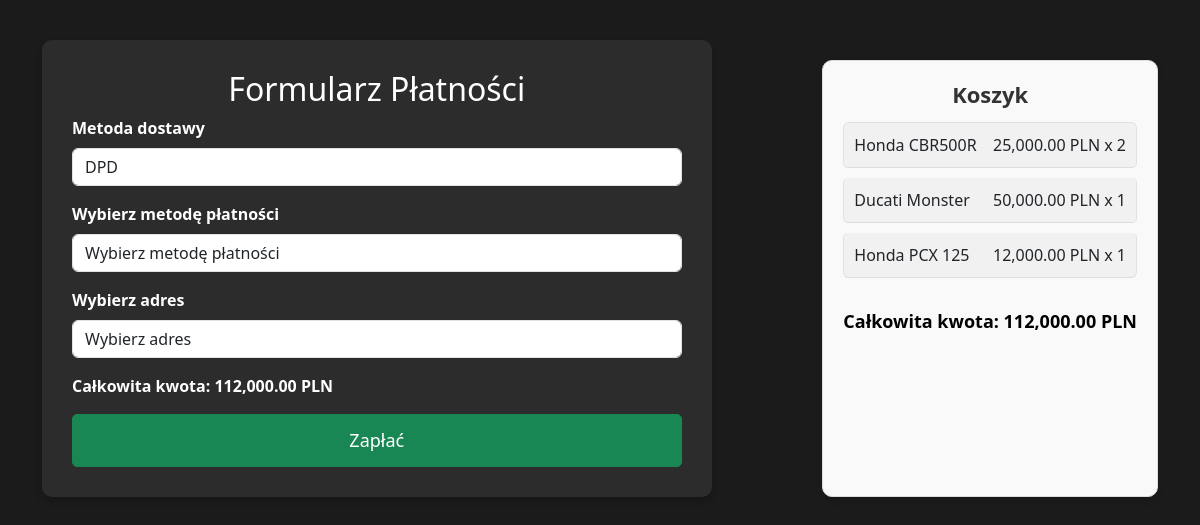
The page /platnosci.php (signed in) on the database as committed earlier.
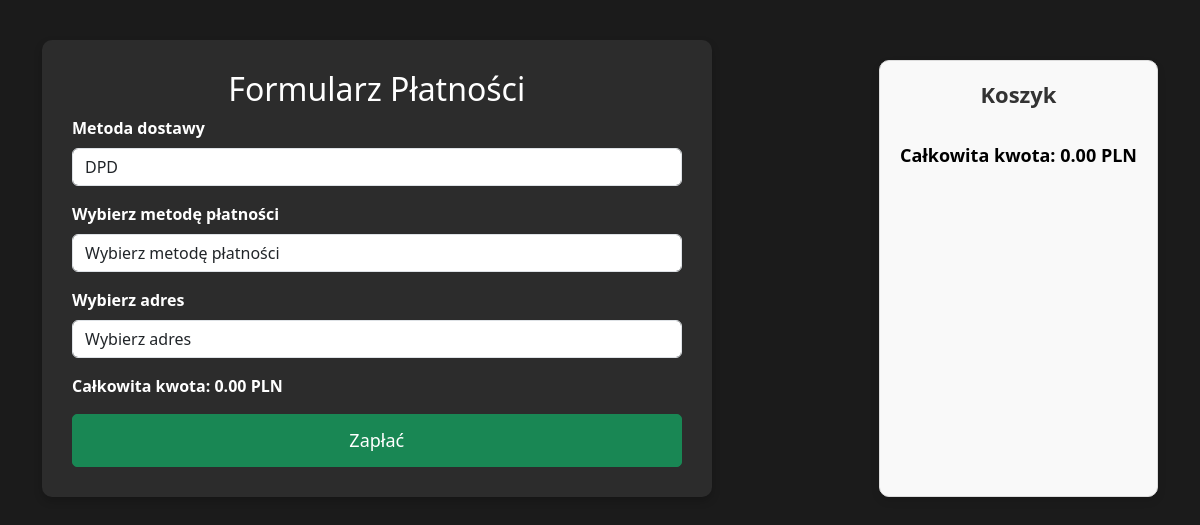
The same page on the database as committed later.
### tables this page shows
CREATE TABLE `carts` (
  `cart_id` int(11) NOT NULL,
  `user_id` int(11) NOT NULL,
  `product_id` int(11) NOT NULL,
  `product_name` varchar(255) NOT NULL,
  `product_price` decimal(10,2) NOT NULL,
  `quantity` int(11) DEFAULT 1
);

CREATE TABLE `products` (
  `id` int(11) NOT NULL,
  `name` varchar(255) NOT NULL,
  `image` varchar(255) NOT NULL,
  `Opis` varchar(255) NOT NULL,
  `price` decimal(10,2) NOT NULL,
  `category_id` int(11) DEFAULT NULL
);

### platnosci.php (the view, shortened to what this page needs)
<?php
include 'db.php';
function calculateTotalAmount($cartItems) {
    $totalAmount = 0;
    foreach ($cartItems as $item) {
        $totalAmount += $item['price'] * $item['quantity'];
    }
    return $totalAmount;
}
$cartItems = [];
$totalAmount = 0;
if (isset($_SESSION['user_id'])) {
    $userId = $_SESSION['user_id'];
    $stmt = $pdo->prepare("SELECT * FROM addresses WHERE user_id = ?");
    $stmt->execute([$userId]);
    $addresses = $stmt->fetchAll();
    $stmt = $pdo->prepare("
        SELECT c.product_id, p.name, p.price, c.quantity
        FROM carts c
        JOIN products p ON c.product_id = p.id
        WHERE c.user_id = ?
    ");
    $stmt->execute([$userId]);
    $cartItems = $stmt->fetchAll();
    $totalAmount = calculateTotalAmount($cartItems);
}
$stmt = $pdo->query("SELECT id, name FROM shipping_methods");
$shippingMethods = $stmt->fetchAll();
?>
<!DOCTYPE html>
<html lang="pl">
<head>
    <link rel="stylesheet" href="platnosci.css">
    <link href="https://cdn.jsdelivr.net/npm/bootstrap@5.3.3/dist/css/bootstrap.min.css" rel="stylesheet">
</head>
<body>
<div class="container">
    <div class="form-container">
        <h2>Formularz Płatności</h2>
        <form method="POST" id="paymentForm">
            <div class="mb-3">
                <label for="shipping" class="form-label">Metoda dostawy</label>
                <select name="shipping_method" id="shipping" class="form-control" required>
                    <?php foreach ($shippingMethods as $method): ?>
                        <option value="<?= $method['id'] ?>"><?= htmlspecialchars($method['name']) ?></option>
                    <?php endforeach; ?>
                </select>
            </div>
            <div class="mb-3">
                <label for="payment_method" class="form-label">Wybierz metodę płatności</label>
                <select class="form-control" id="payment_method" name="payment_method" required>
                    <option value="" disabled selected>Wybierz metodę płatności</option>
                </select>
            </div>
            <div class="mb-3">
                <label for="address_id" class="form-label">Wybierz adres</label>
                <?php if (count($addresses) > 0): ?>
                    <select name="address_id" id="address_id" class="form-control" required>
                        <option value="" disabled selected>Wybierz adres</option>
                    </select>
                <?php endif; ?>
            </div>
            <div class="mb-3">
                <strong>Całkowita kwota: <?= number_format($totalAmount, 2) ?> PLN</strong>
            </div>
            <button type="submit" name="payment_form" class="btn btn-success">Zapłać</button>
        </form>
    </div>
    <div class="cart-box">
        <h4 class="text-center">Koszyk</h4>
        <ul class="list-group">
            <?php foreach ($cartItems as $item): ?>
                <li class="list-group-item d-flex justify-content-between align-items-center">
                    <span><?= htmlspecialchars($item['name']) ?></span>
                    <span><?= number_format($item['price'], 2) ?> PLN x <?= htmlspecialchars($item['quantity']) ?></span>
                </li>
            <?php endforeach; ?>
        </ul>
        <div class="total mt-3">
            <strong>Całkowita kwota: <?= number_format($totalAmount, 2) ?> PLN</strong>
        </div>
    </div>
</div>
</body>
</html>

### platnosci.css (style rules this page uses)
body { background-color: #1b1b1b !important; color: #000000 !important; font-family: 'Roboto', sans-serif; margin: 0; padding: 0; }
* { box-sizing: border-box; }
.container { display: flex; justify-content: space-between; gap: 30px; padding: 40px; animation: fadeIn 0.8s ease-in-out; }
.form-container { width: 60%; padding: 30px; background-color: #2c2c2c; border-radius: 10px; box-shadow: 0 4px 8px rgba(0, 0, 0, 0.2); color: white; animation: slideIn 0.8s ease-out; }
h2 { text-align: center; margin-bottom: 30px; font-size: 24px; }
.form-container .form-label { font-size: 16px; color: white; font-weight: bold; }
.form-container button { width: 100%; color: white; padding: 12px; border-radius: 5px; font-size: 18px; transition: background-color 0.3s ease, transform 0.3s ease; }
.cart-box { padding: 20px; background-color: #f9f9f9; border: 1px solid #ddd; border-radius: 10px; box-shadow: 0 4px 8px rgba(0, 0, 0, 0.1); margin-top: 20px; animation: slideInCart 0.8s ease-out; }
.cart-box h4 { font-size: 22px; font-weight: bold; color: #333; margin-bottom: 15px; text-align: center; }
.cart-box .total { font-size: 18px; font-weight: bold; text-align: right; }
.cart-box .list-group { list-style-type: none; padding: 0; margin-bottom: 20px; }
.cart-box .list-group-item { display: flex; justify-content: space-between; font-size: 16px; margin-bottom: 10px; padding: 10px; border-bottom: 1px solid #ddd; border-radius: 5px; background-color: #f1f1f1; opacity: 0; animation: fadeInItem 0.6s ease-out forwards; }
.cart-box .list-group-item:nth-child(odd) { animation-delay: 0.2s; }
.cart-box .list-group-item:nth-child(even) { animation-delay: 0.4s; }

Rows that differ between the two databases and show on the page:
removed carts: product.name "Honda CBR500R", product.price "25,000.00", quantity "2"
removed carts: product.name "Ducati Monster", product.price "50,000.00", quantity "1"
removed carts: product.name "Honda PCX 125", product.price "12,000.00", quantity "1"
Other text that changed with them:
$totalAmount: "112,000.00" → "0.00"
